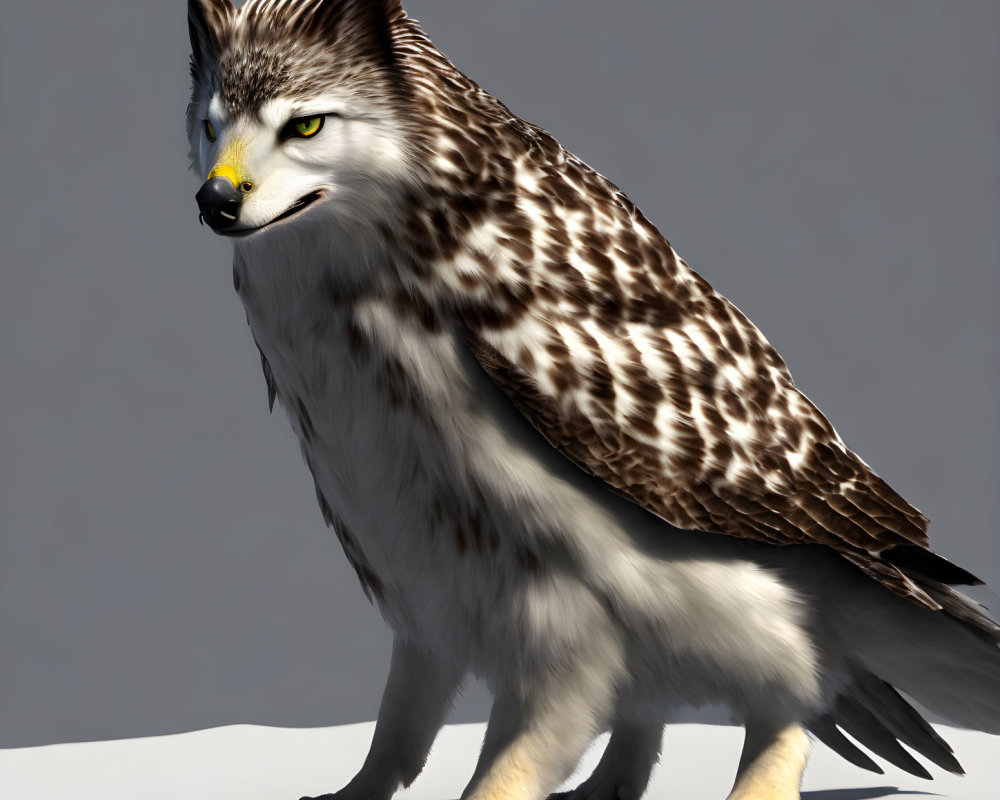
#> input picture myimage.jpg, 1000 x 800 px
$ python LR1.1.py
#> lines starting #> are read from the running program, lines starting #| are printed output that depends on the picture; after the words box and inside, x2 and y2 are one past the last pixel; in counts of white or black regions, pixels touching at a corner belong together
import cv2
import imutils

img=cv2.imread('myimage.jpg')
#> img is the input picture: shape (800, 1000, 3); mean B, G, R 104.8, 106.7, 110
resized=imutils.resize(img,width=300)
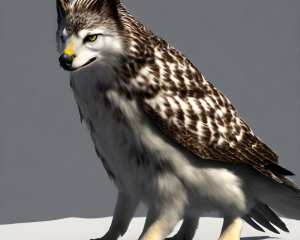
#> resized: shape (240, 300, 3); mean B, G, R 104.8, 106.7, 110
cv2.rectangle(resized,(50,20),(110,80),(0,0,255),2)
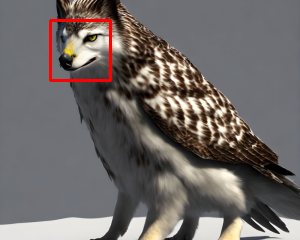
#> resized: shape (240, 300, 3); 0.99% of pixels changed, all inside (x1, y1, x2, y2) = (49, 19, 112, 82)
cv2.imshow("My image",resized)
cv2.waitKey()
cv2.destroyAllWindows()
